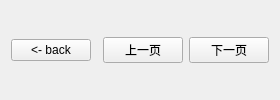
            <widget class="QWidget" name="next" native="true">
             <layout class="QHBoxLayout" name="horizontalLayout_9" stretch="1,1,2,2">
              <item>
               <widget class="QPushButton" name="buttonback">
                <property name="text">
                 <string>&lt;- back</string>
                </property>
                <property name="grey" stdset="0">
                 <bool>true</bool>
                </property>
               </widget>
              </item>
              <item>
               <spacer name="horizontalSpacer_3">
                <property name="orientation">
                 <enum>Qt::Horizontal</enum>
                </property>
                <property name="sizeHint" stdset="0">
                 <size>
                  <width>6</width>
                  <height>20</height>
                 </size>
                </property>
               </spacer>
              </item>
              <item>
               <widget class="QPushButton" name="buttonLast">
                <property name="maximumSize">
                 <size>
                  <width>200</width>
                  <height>16777215</height>
                 </size>
                </property>
                <property name="text">
                 <string>上一页</string>
                </property>
               </widget>
              </item>
              <item>
               <widget class="QPushButton" name="buttonNext">
                <property name="maximumSize">
                 <size>
                  <width>200</width>
                  <height>16777215</height>
                 </size>
                </property>
                <property name="text">
                 <string>下一页</string>
                </property>
               </widget>
              </item>
             </layout>
            </widget>
